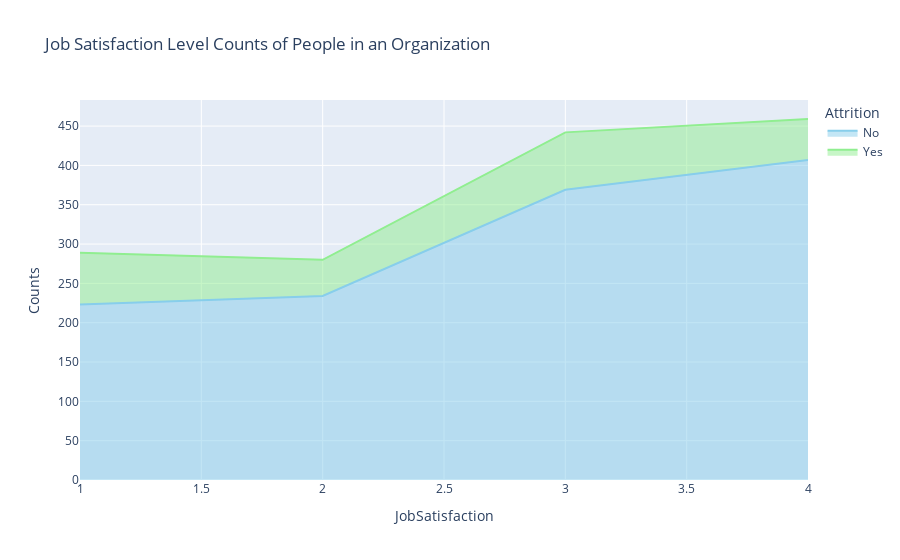

Source (notebook cell):
### Markdown cell above
This data comprises of only 3 major departments- among which Sales department has the highest attrition rates (25.84%), followed by the Human Resource Department (19.05%). Research and Development has the least attrition rates, that suggests the stability and content of the department as can be seen from the chart above(13.83%).

### Code cell
# Group the data by JobSatisfaction and Attrition and count the number of occurrences
jsats_att = df.groupby(['JobSatisfaction', 'Attrition'])['DailyRate'].count().reset_index(name='Counts')

fig = px.area(jsats_att, x='JobSatisfaction', y='Counts', color='Attrition',
              title='Job Satisfaction Level Counts of People in an Organization', color_discrete_map=color_map)
fig.show()

### Figure 1 — Plotly figure (JSON) as saved in the notebook; plotly's stock layout.template omitted (floating-point values rounded to 4 significant figures)
{"data": [{"hovertemplate": "Attrition=No<br>JobSatisfaction=%{x}<br>Counts=%{y}<extra></extra>", "legendgroup": "No", "line": {"color": "skyblue"}, "marker": {"symbol": "circle"}, "mode": "lines", "name": "No", "orientation": "v", "showlegend": true, "stackgroup": "1", "type": "scatter", "x": [1, 2, 3, 4], "xaxis": "x", "y": [223, 234, 369, 407], "yaxis": "y"}, {"hovertemplate": "Attrition=Yes<br>JobSatisfaction=%{x}<br>Counts=%{y}<extra></extra>", "legendgroup": "Yes", "line": {"color": "lightgreen"}, "marker": {"symbol": "circle"}, "mode": "lines", "name": "Yes", "orientation": "v", "showlegend": true, "stackgroup": "1", "type": "scatter", "x": [1, 2, 3, 4], "xaxis": "x", "y": [66, 46, 73, 52], "yaxis": "y"}], "layout": {"legend": {"title": {"text": "Attrition"}, "tracegroupgap": 0}, "title": {"text": "Job Satisfaction Level Counts of People in an Organization"}, "xaxis": {"anchor": "y", "domain": [0, 1], "title": {"text": "JobSatisfaction"}}, "yaxis": {"anchor": "x", "domain": [0, 1], "title": {"text": "Counts"}}}}
